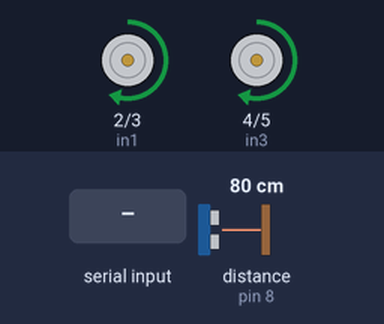
Bench run of a sketch on a simulated Arduino Uno, built with avr-gcc and run on an emulated ATmega328P. On the bench: motor-driver pin pairs drawn as motors (green arrow = first pin HIGH = forward, orange = second pin HIGH = backward, longer = more drive, scaled by the enable pin). Wiring (inferred from the names in the program): ultrasonic range finder: trigger pin 9; echo pin 8. Inputs (shaded band) come from the test bench; at power-on: distance to the obstacle (sensor on pin 8) 80 cm. The echo pulse lasts 58.3 µs per cm.

Above: at 1.2 s.
1.3 s: distance to the obstacle (sensor on pin 8) set to 24 cm
2.8 s: distance to the obstacle (sensor on pin 8) set to 20 cm
At 3.4 s:
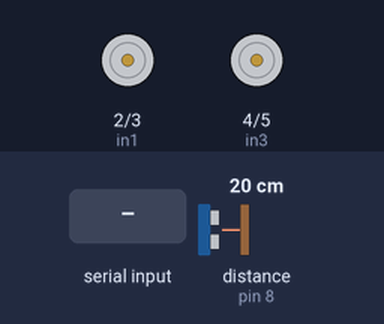
4.3 s: "B" received over Serial
5.8 s: "L" received over Serial
7.3 s: "R" received over Serial
8.8 s: distance to the obstacle (sensor on pin 8) set to 35 cm
At 9.9 s:
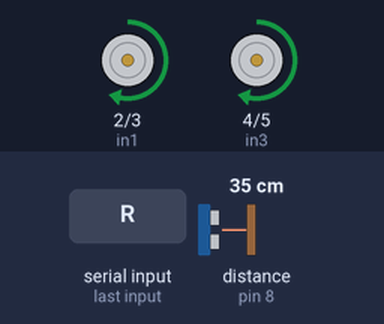
Timing chart, 0 to 11.3 s (numbered marks = the images above; inputs shaded):
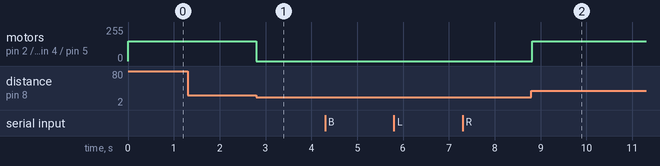

Measured:
- the behaviour switches between 22 and 21 cm on distance to the obstacle (sensor on pin 8) (found by bisection; images 0 and 1)
- after the input at 1.3 s, every drawn part: stays the same
- after the input at 2.8 s, motor on pin 2 (in1) / pin 3 (in2), motor on pin 4 (in3) / pin 5 (in4): forward 150/255 → stopped at once
- after the input at 8.8 s, motor on pin 2 (in1) / pin 3 (in2), motor on pin 4 (in3) / pin 5 (in4): stopped → forward 150/255 at once

The sketch:

bluetooth_obstacle_car.ino
```cpp
/*
 * Bluetooth Obstacle Avoiding Car
 * -------------------------------
 * PFA 2024-2025 - 3IAII
 * Réalisé par: LAAMRI Mohamed & BELEKHBIZI Slimane
 * Encadré par: Mme TEBAY Imane
 *
 * Description:
 * Voiture télécommandée via Bluetooth HC-05 + évitement d'obstacles automatique
 * via capteur ultrason HC-SR04. Deux modes:
 * 1. Mode Manuel: Commandes Bluetooth (F,B,L,R,S)
 * 2. Mode Auto: Évitement automatique si obstacle < 20cm
 *
 * This sketch allows for two modes:
 * 1. Manual Mode: Controlled via Bluetooth commands ('F','B','L','R','S')
 * 2. Auto Mode: Uses HC-SR04 to stop if obstacle too close
 *
 * Connections (from original docx):
 * - HC-05 Bluetooth:
 *   VCC -> 5V, GND -> GND
 *   TX -> Arduino RX (D0), RX -> Arduino TX (D1) [voltage divider 5V->3.3V]
 * - HC-SR04 Ultrasonic:
 *   VCC -> 5V, GND -> GND, TRIG -> D9, ECHO -> D8
 * - L298N Motor Driver:
 *   IN1 -> D2, IN2 -> D3, IN3 -> D4, IN4 -> D5
 *   ENA -> D10 (PWM Motor A), ENB -> D11 (PWM Motor B)
 *   DC Motors -> L298N outputs
 *
 * Source: Extrait de "Bluetooth Obstacle Avoiding Car.docx" dans le Drive PFA
 */

// Ultrasonic sensor pins
const int trigPin = 9;
const int echoPin = 8;

// L298N Motor Driver pins
const int in1 = 2;
const int in2 = 3;
const int in3 = 4;
const int in4 = 5;
const int enA = 10; // PWM left motor
const int enB = 11; // PWM right motor

// Motor speed (0-255)
const int motorSpeed = 150;

// Bluetooth command
char command = 'S'; // Default: Stop

void setup() {
  // Serial for HC-05 Bluetooth (9600 baud)
  Serial.begin(9600);

  // Motor driver pins as outputs
  pinMode(in1, OUTPUT);
  pinMode(in2, OUTPUT);
  pinMode(in3, OUTPUT);
  pinMode(in4, OUTPUT);
  pinMode(enA, OUTPUT);
  pinMode(enB, OUTPUT);

  // Ultrasonic sensor pins
  pinMode(trigPin, OUTPUT);
  pinMode(echoPin, INPUT);

  // Start with motors off
  stopMotors();
}

void loop() {
  // If Bluetooth command available -> Manual mode
  if (Serial.available() > 0) {
    command = Serial.read();
    executeCommand(command);
  } else {
    // No command -> Auto obstacle avoidance mode
    autoObstacleAvoid();
  }
}

// Measure distance using HC-SR04
long readDistance() {
  long duration, distance;

  // Clear trigPin
  digitalWrite(trigPin, LOW);
  delayMicroseconds(2);

  // Trigger HIGH for 10us
  digitalWrite(trigPin, HIGH);
  delayMicroseconds(10);
  digitalWrite(trigPin, LOW);

  // Read echoPin duration (timeout 30ms)
  duration = pulseIn(echoPin, HIGH, 30000);

  // Convert to cm
  distance = duration * 0.034 / 2;

  return distance;
}

// Auto obstacle avoidance
void autoObstacleAvoid() {
  long distance = readDistance();

  // If obstacle detected within 20cm, stop
  if (distance > 0 && distance <= 20) {
    stopMotors();
    delay(500);

    // Optional: turn right to avoid
    // turnRight();
    // delay(500);
    // stopMotors();
    // delay(200);
  } else {
    // No obstacle -> move forward
    moveForward();
  }
}

// Execute Bluetooth command
void executeCommand(char cmd) {
  switch (cmd) {
    case 'F': // Forward
      moveForward();
      break;
    case 'B': // Backward
      moveBackward();
      break;
    case 'L': // Left
      turnLeft();
      break;
    case 'R': // Right
      turnRight();
      break;
    case 'S': // Stop
    default:
      stopMotors();
      break;
  }
}

void moveForward() {
  digitalWrite(in1, HIGH);
  digitalWrite(in2, LOW);
  digitalWrite(in3, HIGH);
  digitalWrite(in4, LOW);
  analogWrite(enA, motorSpeed);
  analogWrite(enB, motorSpeed);
}

void moveBackward() {
  digitalWrite(in1, LOW);
  digitalWrite(in2, HIGH);
  digitalWrite(in3, LOW);
  digitalWrite(in4, HIGH);
  analogWrite(enA, motorSpeed);
  analogWrite(enB, motorSpeed);
}

void turnLeft() {
  digitalWrite(in1, LOW);
  digitalWrite(in2, HIGH);
  digitalWrite(in3, HIGH);
  digitalWrite(in4, LOW);
  analogWrite(enA, motorSpeed);
  analogWrite(enB, motorSpeed);
}

void turnRight() {
  digitalWrite(in1, HIGH);
  digitalWrite(in2, LOW);
  digitalWrite(in3, LOW);
  digitalWrite(in4, HIGH);
  analogWrite(enA, motorSpeed);
  analogWrite(enB, motorSpeed);
}

void stopMotors() {
  digitalWrite(in1, LOW);
  digitalWrite(in2, LOW);
  digitalWrite(in3, LOW);
  digitalWrite(in4, LOW);
  analogWrite(enA, 0);
  analogWrite(enB, 0);
}
```
